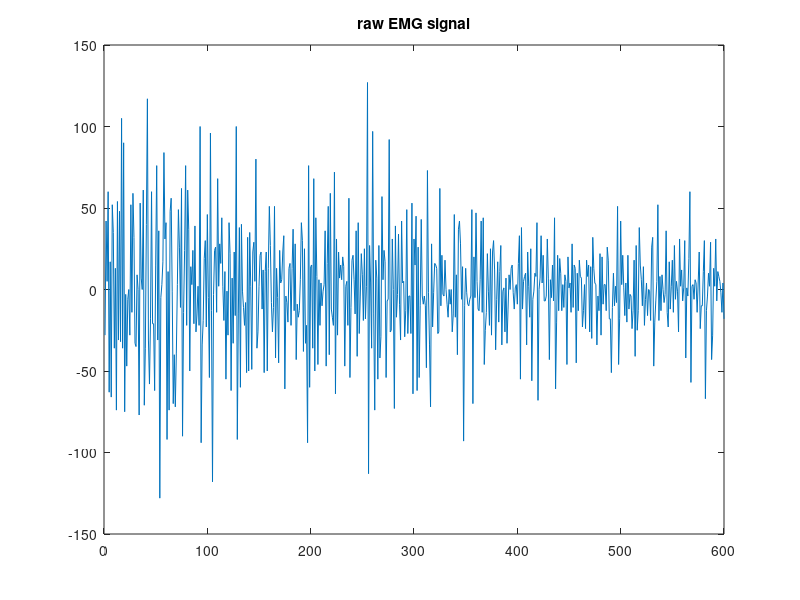

This chart was generated by the following MATLAB code: (Note: this script raises an error after producing the figure.)


%% Initialization
clear ; close all; clc
K = 3;  % desired number of dimensions to reduce
%% loading and visualizing raw data
fprintf('\nloading and visualizing raw data.....\n');
%load('train_d');
load('data');
plot(X(:,1));
title('raw EMG signal');
fprintf('\nProgram paused. Press enter to continue.\n');
pause;
%% feature Extraction and visualizing
fprintf('\nextracting features from raw data.....\n');
X = getfeats(X);
figure;
scatterplot(X',y');
title('scatter plot of four gestures');
legend('fist','finger sepread','wave in','wave out','Location','northwest');
fprintf('Program paused. Press enter to continue.\n');
pause;
%% feature Normalization
fprintf('\nfeature normalization.....\n');
X = featureNormalize(X);
figure;
scatterplot(X',y');
title('scatter plot with feature normalization');
legend('fist','finger sepread','wave in','wave out','Location','northwest');
fprintf('\nProgram paused. Press enter to continue.\n');
pause;
%% feature reduction (PCA)
fprintf('\napplying PCA.....\n');
[U, S] = pca(X);
Z = projectData(X, U, K);
figure;
scatterplot(Z,y');
title('scatter plot after PCA');
legend('fist','finger sepread','wave in','wave out','Location','northwest');
fprintf('\nProgram paused. Press enter to continue.\n');
pause;
%% **************Artificial Neural Network *******************
% INPUTS
%            X: training data set 
%               mxn order
%               m: training examples
%               n: fatures
%% Setup the parameters 
input_layer_size  = 3;  % 5 features(excluding bias)
hidden_layer_size = 7;   % 6 hidden units
num_labels = 4;          % 4 labels, from 1 to 4   
                          % (note that we have labeld 4 gestures)

%% =========== Part 1: Loading and Visualizing Data =============
%  We start  by first loading and visualizing the dataset. 
%  We will be working with a dataset that contains EMG signals reading.
%
X = Z;
% Load Training Data
fprintf('Loading and Visualizing Data ...\n')
% load variable X and y
%load('E:\FYP\my ANN\data\d_train_600s');
%load('train_data_reduced');
%load('train_data');

% normalize features
%X = normalizeFeat(X);


m = size(X, 1);
%X = [ones(m,1) X];
% Randomly select 100 data points to display
%sel = randperm(size(X, 1));
%sel = sel(1:100);

%displayData(X(sel, :));
% myPlot(X,y);

fprintf('Program paused. Press enter to continue.\n');
pause;


%% ================ Part 2: Loading Parameters ================
% In this part , we load some pre-initialized 
% neural network parameters.

fprintf('\nLoading Saved Neural Network Parameters ...\n')
% ============================================================
x_in = input_layer_size;
h_in = hidden_layer_size;
y_in = num_labels;
[Theta1, Theta2] = InitializeWeights(x_in, h_in, y_in);

%=============================================================

% Load the weights into variables Theta1 and Theta2
% load('ini_weights');

% Unroll parameters 
nn_params = [Theta1(:) ; Theta2(:)];

%% ================ Part 3: Compute Cost (Feedforward) ================
%  To the neural network, you should first start by implementing the
%  feedforward part of the neural network that returns the cost only. You
%  should complete the code in nnCostFunction.m to return cost. After
%  implementing the feedforward to compute the cost, you can verify that
%  your implementation is correct by verifying that you get the same cost
%  as us for the fixed debugging parameters.
%
%  We suggest implementing the feedforward cost *without* regularization
%  first so that it will be easier for you to debug. Later, in part 4, you
%  will get to implement the regularized cost.
%
fprintf('\nFeedforward Using Neural Network ...\n')

% Weight regularization parameter (we set this to 0 here).
lambda = 0;

J = nnCostFunction(nn_params, input_layer_size, hidden_layer_size, ...
                   num_labels, X, y, lambda);

fprintf(['Cost at initial parameters: %f '], J);

fprintf('\nProgram paused. Press enter to continue.\n');
pause;

%% =============== Part 4: Implement Regularization ===============
%  Once your cost function implementation is correct, you should now
%  continue to implement the regularization with the cost.
%

fprintf('\nChecking Cost Function (w/ Regularization) ... \n')

% Weight regularization parameter (we set this to 1 here).
lambda = 0.1;

J = nnCostFunction(nn_params, input_layer_size, hidden_layer_size, ...
                   num_labels, X, y, lambda);

fprintf(['Cost at parameters : %f '], J);

fprintf('\nProgram paused. Press enter to continue.\n');
pause;


%% ================ Part 5: Sigmoid Gradient  ================
%  Before you start implementing the neural network, you will first
%  implement the gradient for the sigmoid function. You should complete the
%  code in the sigmoidGradient.m file.
%

fprintf('\nEvaluating sigmoid gradient...\n')

g = sigmoidGradient([-1 -0.5 0 0.5 1]);
fprintf('Sigmoid gradient evaluated at [-1 -0.5 0 0.5 1]:\n  ');
fprintf('%f ', g);
fprintf('\n\n');

fprintf('Program paused. Press enter to continue.\n');
pause;


%% ================ Part 6: Initializing Pameters ================
%  In this part , you will be starting to implment a two
%  layer neural network that classifies EMG signals. You will start by
%  implementing a function to initialize the weights of the neural network
%  (randInitializeWeights.m)

fprintf('\nInitializing Neural Network Parameters ...\n')

initial_Theta1 = randInitializeWeights(input_layer_size, hidden_layer_size);
initial_Theta2 = randInitializeWeights(hidden_layer_size, num_labels);

% Unroll parameters
initial_nn_params = [initial_Theta1(:) ; initial_Theta2(:)];


%% =============== Part 7: Implement Backpropagation ===============
%  Once your cost matches up with , you should proceed to implement the
%  backpropagation algorithm for the neural network. You should add to the
%  code you've written in nnCostFunction.m to return the partial
%  derivatives of the parameters.
%
fprintf('\nChecking Backpropagation... \n');

%  Check gradients by running checkNNGradients
checkNNGradients;

fprintf('\nProgram paused. Press enter to continue.\n');
pause;


%% =============== Part 8: Implement Regularization ===============
%  Once your backpropagation implementation is correct, you should now
%  continue to implement the regularization with the cost and gradient.
%

fprintf('\nChecking Backpropagation (w/ Regularization) ... \n')

%  Check gradients by running checkNNGradients
lambda = 3;
checkNNGradients(lambda);

% Also output the costFunction debugging values
debug_J  = nnCostFunction(nn_params, input_layer_size, ...
                          hidden_layer_size, num_labels, X, y, lambda);

fprintf(['\n\nCost at (fixed) debugging parameters (w/ lambda = %f): %f ' ...
         '\n(for lambda = 3, this value should be about 0.576051)\n\n'], lambda, debug_J);

fprintf('Program paused. Press enter to continue.\n');
pause;


%% =================== Part 8: Training NN ===================
%  You have now implemented all the code necessary to train a neural 
%  network. To train your neural network, we will now use "fmincg", which
%  is a function which works similarly to "fminunc". Recall that these
%  advanced optimizers are able to train our cost functions efficiently as
%  long as we provide them with the gradient computations.
%
fprintf('\nTraining Neural Network... \n')

%  After you have completed , change the MaxIter to a larger
%  value to see how more training helps.
options = optimset('MaxIter', 600);

%  You should also try different values of lambda
lambda = 0.1;

% Create "short hand" for the cost function to be minimized
costFunction = @(p) nnCostFunction(p, ...
                                   input_layer_size, ...
                                   hidden_layer_size, ...
                                   num_labels, X, y, lambda);

% Now, costFunction is a function that takes in only one argument (the
% neural network parameters)
%==================================================================
%initial_nn_params = 0.123*ones(size(nn_params));
initial_nn_params = 0.2*ones(size(nn_params));
%==================================================================
[nn_params, cost] = fmincg(costFunction, initial_nn_params, options);

% Obtain Theta1 and Theta2 back from nn_params
Theta1 = reshape(nn_params(1:hidden_layer_size * (input_layer_size + 1)), ...
                 hidden_layer_size, (input_layer_size + 1));

Theta2 = reshape(nn_params((1 + (hidden_layer_size * (input_layer_size + 1))):end), ...
                 num_labels, (hidden_layer_size + 1));

fprintf('Program paused. Press enter to continue.\n');
pause;

%%===================== save  learned weights =====================
save('trained_weights','Theta1','Theta2');

%% ================= Part 9: Visualize Weights =================
%  You can now "visualize" what the neural network is learning by 
%  displaying the hidden units to see what features they are capturing in 
%  the data.

%fprintf('\nVisualizing Neural Network... \n')
%%%%%%%%%%%%%%%%%%%%%%%%%%%%%%%%%%%%%%%%%%%%%%%%%%%%%%%%%%%%%%%%%%%%%%%%%%%
%displayData(Theta1(:, 2:end));

%fprintf('\nProgram paused. Press enter to continue.\n');
%pause;
%%%%%%%%%%%%%%%%%%%%%%%%%%%%%%%%%%%%%%%%%%%%%%%%%%%%%%%%%%%%%%%%%%%%%%%%%
%% ================= Part 10: Implement Predict =================
%  After training the neural network, we would like to use it to predict
%  the labels. You will now implement the "predict" function to use the
%  neural network to predict the labels of the training set. This lets
%  you compute the training set accuracy.

pred = predict(Theta1, Theta2, X);

fprintf('\nTraining Set Accuracy of ANN classifier : %f\n', mean(double(pred == y')) * 100);
%testClassifier;

%load('E:\FYP\my ANN\data\d_test_600s');
load('test_d');
X = featureNormalize(X);
[U, S] = pca(X);
Z = projectData(X, U, K);
X = Z;
pred = predict(Theta1, Theta2, X);

fprintf('\nTest Set Accuracy of ANN classifier: %f\n', mean(double(pred == y')) * 100 );

